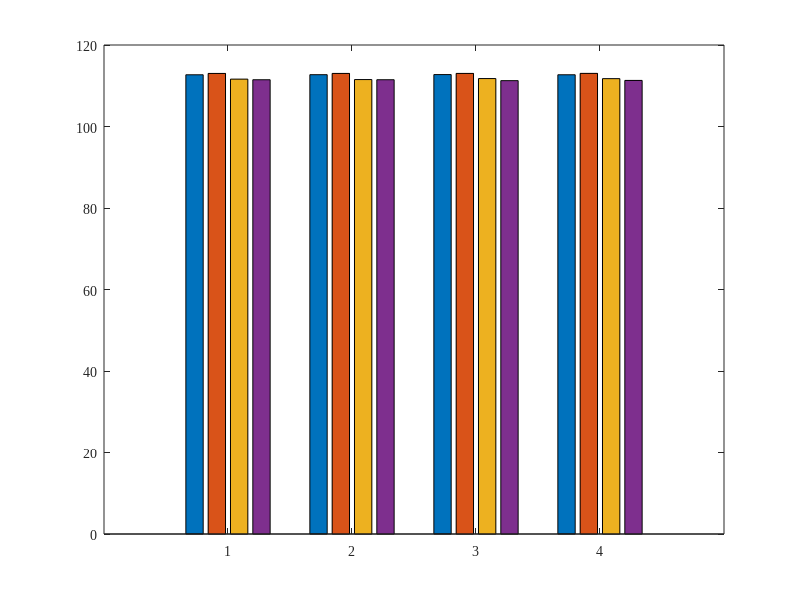

Source code (MATLAB): (Note: this script raises an error after producing the figure.)
% FILE DESCRIPTION:
% Script to plot the results of experiment 2.2 (Potential in WLANs)
% This script plots article's figures 10b and 10c in Section 5.1.2

clc
clear all

disp('***********************************************************************')
disp('*         Potential and Pitfalls of Multi-Armed Bandits for           *')
disp('*               Decentralized Spatial Reuse in WLANs                  *')
disp('*                                                                     *')
disp('* Submission to Journal on Network and Computer Applications          *')
disp('* Authors:                                                            *')
disp('*   - Francesc Wilhelmi (francisco.wilhelmi@upf.edu)                  *')
disp('*   - Sergio Barrachina-Muñoz  (sergio.barrachina@upf.edu)            *')
disp('*   - Boris Bellalta (boris.bellalta@upf.edu)                         *')
disp('*   - Cristina Cano (ccanobs@uoc.edu)                                 *')
disp('*   - Anders Jonsson (anders.jonsson@upf.edu)                         *')
disp('*   - Gergely Neu (gergely.neu@upf.edu)                               *')
disp('* Copyright (C) 2017-2022, and GNU GPLd, by Francesc Wilhelmi         *')
disp('* Repository:                                                         *')
disp('*  https://github.com/fwilhelmi/potential_pitfalls_mabs_spatial_reuse *')
disp('***********************************************************************')

disp('----------------------------------------------')
disp('PLOT RESULTS OF EXPERIMENT 2.2')
disp('----------------------------------------------')

% Set font type
set(0,'defaultUicontrolFontName','Times New Roman');
set(0,'defaultUitableFontName','Times New Roman');
set(0,'defaultAxesFontName','Times New Roman');
set(0,'defaultTextFontName','Times New Roman');
set(0,'defaultUipanelFontName','Times New Roman');

% Load results from experiments in 2.2
load('results_experiment_2_2_1.mat');
load('results_experiment_2_2_2.mat');
load('results_experiment_2_2_3.mat');
load('results_experiment_2_2_4.mat');

% Determine the number of WLANs and iterations
num_wlans = size(tpt_evolution_2_2_1, 2);
total_iterations = size(tpt_evolution_2_2_1, 1);

% Average tpt experienced per WLAN
mean_tpt_per_wlan_selfish = mean(tpt_evolution_2_2_1(1:total_iterations,:), 1);
mean_tpt_per_wlan_shared = mean(tpt_evolution_2_2_2(1:total_iterations,:), 1);
mean_tpt_per_wlan_selfish_egreedy = mean(tpt_evolution_2_2_3(1:total_iterations,:), 1);
mean_tpt_per_wlan_shared_egreedy = mean(tpt_evolution_2_2_4(1:total_iterations,:), 1);
std_per_wlan_selfish = std(tpt_evolution_2_2_1(1:total_iterations,:), 1);
std_per_wlan_shared = std(tpt_evolution_2_2_2(1:total_iterations,:), 1);
std_per_wlan_selfish_egreedy = std(tpt_evolution_2_2_3(1:total_iterations,:), 1);
std_per_wlan_shared_egreedy = std(tpt_evolution_2_2_4(1:total_iterations,:), 1);

% Upper bounds
shared_upper_bound = [113.2326 113.2326 113.2326 113.2326];
selfish_upper_bound = shared_upper_bound;
max_min = 113.2326;

% Average throughput experienced per WLAN 
fig = figure('pos',[450 400 500 350]);
axes;
axis([1 20 30 70]);    
ctrs = 1:num_wlans;
data = [mean_tpt_per_wlan_selfish(:) mean_tpt_per_wlan_shared(:) mean_tpt_per_wlan_selfish_egreedy(:) mean_tpt_per_wlan_shared_egreedy(:)];
figure(1)
hBar = bar(ctrs, data);
for k1 = 1 : size(data, 2)
    ctr(k1,:) = bsxfun(@plus, hBar(1).XData, [hBar(k1).XOffset]');
    ydt(k1,:) = hBar(k1).YData;
end
hold on
errorbar(ctr', ydt', [std_per_wlan_selfish(:) std_per_wlan_shared(:) std_per_wlan_selfish_egreedy(:) std_per_wlan_shared_egreedy(:)], '.r')      
xlabel('WLAN id','fontsize', 24)
ylabel('Mean throughput (Mbps)','fontsize', 24)
set(gca,'FontSize', 22)
axis([0 num_wlans+1 0 1.2 * max(selfish_upper_bound)])
b2 = bar(1 : num_wlans, [selfish_upper_bound; shared_upper_bound; selfish_upper_bound; shared_upper_bound]', 0.5, 'LineStyle', '--', ...
     'FaceColor', 'none', 'EdgeColor', 'red', 'LineWidth', 1.5); % 
%h2 = plot(0 : num_wlans+1, mean(max_min) * ones(1, num_wlans+2), 'k--', 'linewidth',2);
legend([hBar, b2],{'Selfish (TS)', 'Env.-aware (TS)', 'Selfish (\epsilon-greedy)', ...
    'Env.-aware (\epsilon-greedy)', 'Optimal (selfish)', 'Optimal (shared)'});
% Save Figure
figName = 'experiment_2_2_mean_tpt';
savefig(['./Output/' figName '.fig'])
saveas(gcf,['./Output/' figName],'png')

% Throughput experienced by WLAN A
fig = figure('pos',[450 400 500 350]);
axes;
axis([1 20 30 70]);
subplot(2,1,1)
tpt_per_iteration_thompson = mean(tpt_evolution_2_2_1(1 : total_iterations, 1), 2);
plot(1 : total_iterations, tpt_per_iteration_thompson);
hold on
xlabel('Iteration','fontsize', 24)
legend('Thompson sampling')
set(gca,'FontSize', 22)
subplot(2,1,2)
tpt_per_iteration_egreedy = mean(tpt_evolution_2_2_3(1 : total_iterations, 1), 2);
plot(1 : total_iterations, tpt_per_iteration_egreedy, 'r');
xlabel('Iteration','fontsize', 24)
ylabel('Throughput WLAN_{A} (Mbps)','fontsize', 24)
legend('\epsilon-greedy')
set(gca,'FontSize', 22)
% Save Figure
figName = 'experiment_2_2_variability';
savefig(['./Output/' figName '.fig'])
saveas(gcf,['./Output/' figName],'png')